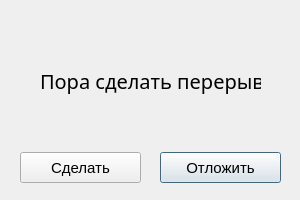
<?xml version="1.0" encoding="UTF-8"?>
<ui version="4.0">
 <class>timeout_window</class>
 <widget class="QDialog" name="timeout_window">
  <property name="geometry">
   <rect>
    <x>0</x>
    <y>0</y>
    <width>300</width>
    <height>200</height>
   </rect>
  </property>
  <property name="sizePolicy">
   <sizepolicy hsizetype="Fixed" vsizetype="Fixed">
    <horstretch>0</horstretch>
    <verstretch>0</verstretch>
   </sizepolicy>
  </property>
  <property name="minimumSize">
   <size>
    <width>300</width>
    <height>200</height>
   </size>
  </property>
  <property name="maximumSize">
   <size>
    <width>300</width>
    <height>200</height>
   </size>
  </property>
  <property name="windowTitle">
   <string>Dialog</string>
  </property>
  <property name="modal">
   <bool>true</bool>
  </property>
  <widget class="QLabel" name="label">
   <property name="geometry">
    <rect>
     <x>40</x>
     <y>10</y>
     <width>221</width>
     <height>141</height>
    </rect>
   </property>
   <property name="styleSheet">
    <string notr="true">text-align: center;
font: 20px bold;</string>
   </property>
   <property name="text">
    <string>Пора сделать перерыв!</string>
   </property>
  </widget>
  <widget class="QPushButton" name="pushButton">
   <property name="geometry">
    <rect>
     <x>160</x>
     <y>152</y>
     <width>121</width>
     <height>31</height>
    </rect>
   </property>
   <property name="styleSheet">
    <string notr="true">font: 15px</string>
   </property>
   <property name="text">
    <string>Отложить</string>
   </property>
  </widget>
  <widget class="QPushButton" name="pushButton_2">
   <property name="geometry">
    <rect>
     <x>20</x>
     <y>152</y>
     <width>121</width>
     <height>31</height>
    </rect>
   </property>
   <property name="styleSheet">
    <string notr="true">font: 15px</string>
   </property>
   <property name="text">
    <string>Сделать</string>
   </property>
  </widget>
 </widget>
 <resources/>
 <connections/>
</ui>
